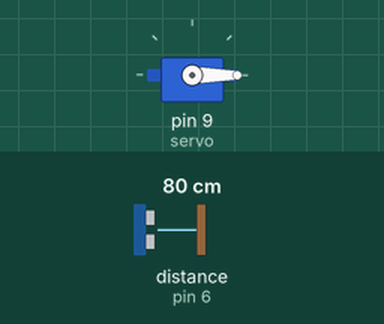
Recording of a sketch running on a simulated Arduino Uno, built with avr-gcc and run on an emulated ATmega328P. Shown: servo. Wiring (inferred from the names in the program): ultrasonic range finder: trigger pin 7; echo pin 6. Inputs (shaded band) come from the test bench; at power-on: distance to the obstacle (sensor on pin 6) 80 cm. The echo pulse lasts 58.3 µs per cm.

Above: at 1.2 s.
1.3 s: distance to the obstacle (sensor on pin 6) set to 9 cm
At 2.2 s:
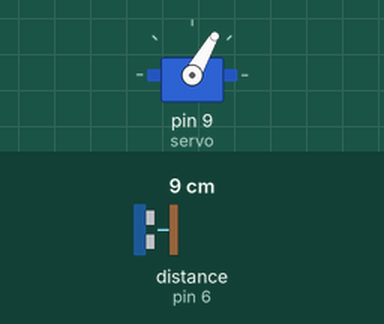
2.8 s: distance to the obstacle (sensor on pin 6) set to 2 cm
At 3.4 s:
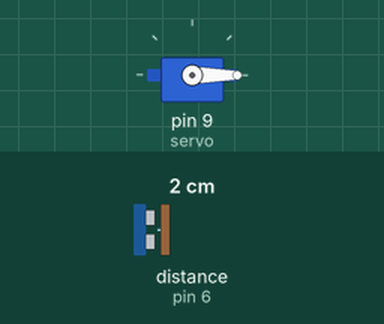
Timing chart, 0 to 5.8 s (numbered marks = the images above; inputs shaded):
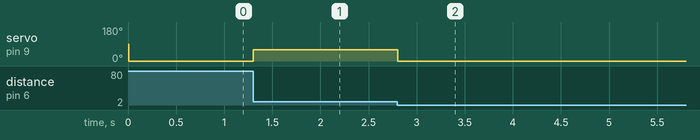

Measured:
- after the input at 1.3 s, servo on pin 9 (servo): 0° → 60° at once
- after the input at 2.8 s, servo on pin 9 (servo): 60° → 0° at once

The sketch:

Opdracht7.ino
```cpp
//opdracht 7 servo + ultrasoon
//Nina Schrauwen
#include <Servo.h>  //servo implementeren

//servo definieren
Servo servo;

//constanten definieren
const int trigPin = 7;
const int echoPin = 6;

//niet constanten definieren
float time;
float distance;
int pos;

void setup() {
  // put your setup code here, to run once:
  Serial.begin(9600); //seriele communicatie starten
  servo.attach(9);  //servo aangesloten op deze pin

   //inputs en output definieren
  pinMode(trigPin, OUTPUT);
  pinMode(echoPin, INPUT);
}

float readUltra(){   //ultrasoon uitlezen
  // put your main code here, to run repeatedly:
  //uit
  digitalWrite(trigPin, LOW); //triggerpin low zetten
  delayMicroseconds(5); //wacht tot de triggerpin ook echt uit is

  //aan
  digitalWrite(trigPin, HIGH); //ultrasoon aanzetten
  delayMicroseconds(10);

  //uit
  digitalWrite(trigPin, LOW); //triggerpin uitzetten
  return pulseIn(echoPin, HIGH); //echopin aanzetten
}

void loop() {
  // put your main code here, to run repeatedly:
  time = readUltra();  //lees ultrasoon via de functie
  distance = time / 58;
  pos = constrain(map(distance, 4, 10, 180, 0), 0, 181); //de servo motor kan draaien tussen de 0 en 180 graden op basis van de gegeven afstand

  //reset wanneer 181 graden is bereikt anders werkt de functie niet meer
  if(pos == 181){
    servo.write(0);
  } else servo.write(pos);
}
```
